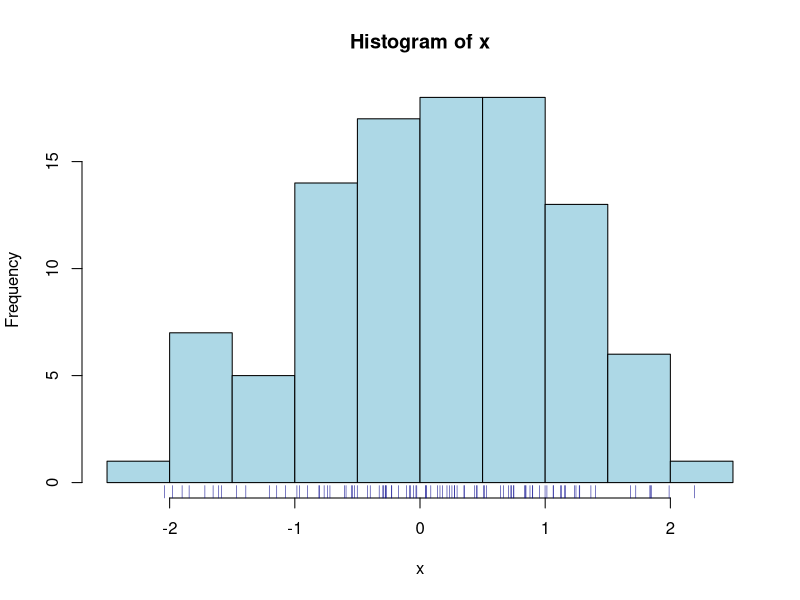
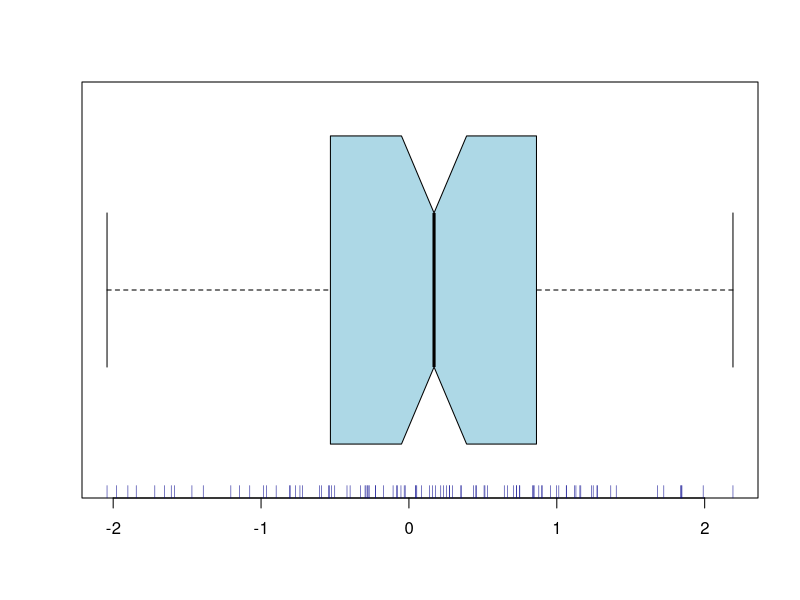

Write R code to recreate these figures, in order.
## ---- chunk 1
x<-rnorm(100) 
hist(x,col="lightblue"); rug(x,col="darkblue")
## ---- chunk 2
boxplot( x, col="lightblue", horizontal=TRUE, notch=TRUE, varwidth=TRUE )
rug(x, col="darkblue" )
## ---- chunk 3
valid.n <- function(x) { 
  length(x)-length(which(is.na(x))) 
  }
## ---- chunk 4
x <- c(3,3,3,1,1,2); unique(x); sort(unique(x))
## ---- chunk 5
x <- rep(1:3,each=7); table(x) # three cells, each 7 observations, N=21
table( table(x) ) # ok: all three cells have 7 observations, N=21
## ---- chunk 6
x[ sample(1:3*7, size=2) ] <- NA # replace 2 out of 21 obs by NA
table( table(x) ) # not ok: not all three cells have 7 observations, N<21
